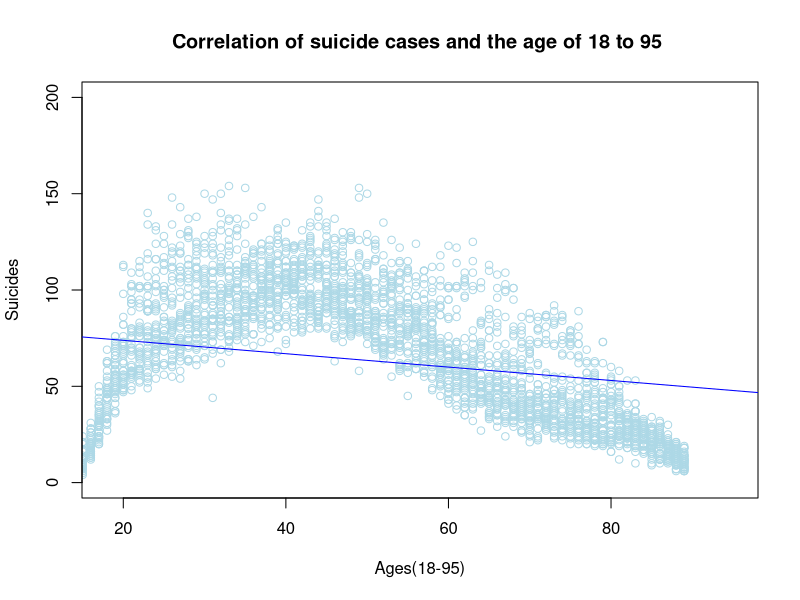
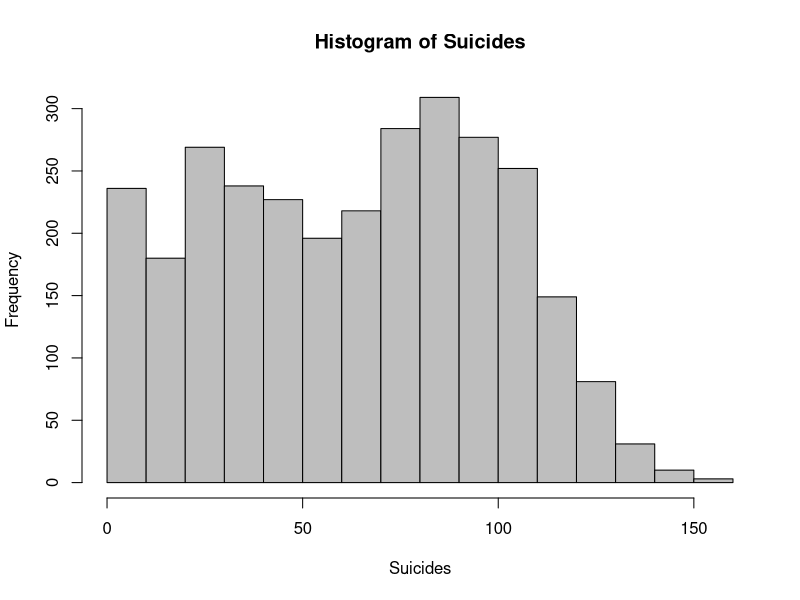

The R source for these figures, in order:
library(tidyverse)
library(ggplot2)
library(dplyr)
pdf("visualization.pdf")
df <- read.csv("Suicide Deaths by Age.csv")
Age <- df$Age
Suicides <- df$Suicides
plot(Age,Suicides,main= "Correlation of suicide cases and the age of 18 to 95 ", xlim = c(18,95),col = "lightblue",ylim = c(0,200),xlab = "Ages(18-95)")
model <- lm(Suicides ~ Age, data = df) 
abline(model, col = "blue") 
hist(Suicides,main = "Histogram of Suicides", xlab = "Suicides",col = "grey")
dev.off()